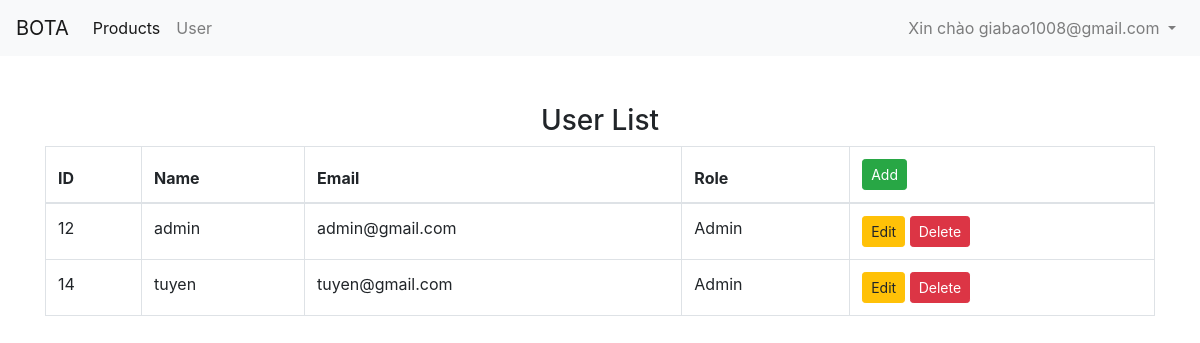
Page /user/index.php (signed in) on the committed database.
### tables this page shows
CREATE TABLE IF NOT EXISTS `bota_user` (
  `id` int(11) NOT NULL,
  `name` varchar(100) NOT NULL,
  `email` varchar(50) NOT NULL,
  `password` varchar(100) NOT NULL,
  `uid` varchar(100) DEFAULT NULL,
  `role` tinyint(2) NOT NULL DEFAULT '1'
);

### user/index.php (the view, shortened to what this page needs)
<?php
require_once "../config.php";
$currentUserEmail = $_SESSION['email'];
$sql = "SELECT * FROM bota_user WHERE email != '$currentUserEmail' ";
$stmt = $conn->prepare($sql);
$stmt->execute();
$users = $stmt->fetchAll();
?>
<?php
include_once "../header.php";
?>
<div class="container py-5">
    <div class="row">
        <div class="col-md-12">
            <h3 class="text-center">User List</h3>
            <table class="table table-bordered">
                <thead>
                    <tr>
                        <th>ID</th>
                        <th> Name </th>
                        <th>Email</th>
                        <th>Role</th>
                        <th><a class="btn btn-sm btn-success" href="//<?= $domain ?>/user/create_user.php">Add</a></th>
                    </tr>
                </thead>
                <tbody>
                <?php foreach ($users as $user): ?>
                	<tr>
                        <td><?= $user["id"] ?></td>
                        <td><?= $user["name"]?></td>
                        <td><?= $user["email"]?></td>
                        <td>
                        <?php
                            if($user["role"] == 3) { echo'Admin' ;}
                            else if($user["role"] == 2) {echo'CTV' ;}
                            else echo'Thành viên';
                        ?></td>
                        <?php if($role != 1 )  : ?>
                            <td>
                                <a class="btn btn-sm btn-warning" href="//<?= $domain ?>/user/edit_user.php?id=<?= $user["id"]?>">Edit</a>
                                <a class="btn btn-sm btn-danger remove-user" data-id="<?= $user['id'] ?>" href="javascript:;">Delete</a>
                            </td>
                        <?php endif; ?>
                    </tr>
                <?php endforeach ?>
                </tbody>
            </table>
        </div>
    </div>
</div>
<?php
include_once "../footer.php";
?>

### rows in the picture
bota_user: id "12", name "admin", email "admin@gmail.com", role "Admin"
bota_user: id "14", name "tuyen", email "tuyen@gmail.com", role "Admin"

### other values in the picture
$email "giabao1008@gmail.com"
